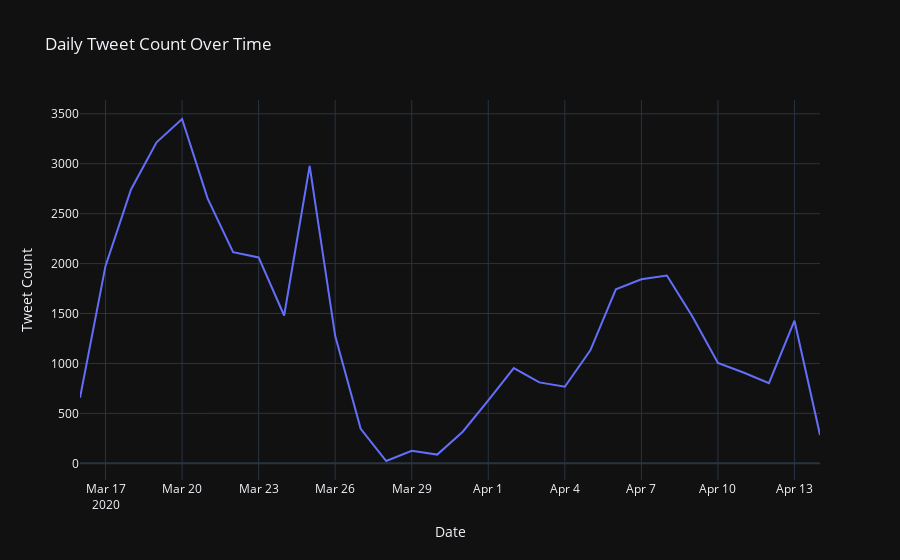

Here is the notebook cell this chart was saved with:
### Code cell
train_df['TweetAt'] = pd.to_datetime(train_df['TweetAt'])

tweet_counts = train_df.groupby('TweetAt').size().reset_index(name='TweetCount')

fig = px.line(tweet_counts, x='TweetAt', y='TweetCount', title='Daily Tweet Count Over Time')

fig.update_layout(
    xaxis_title='Date',
    yaxis_title='Tweet Count',
    template='plotly_dark'  
)

fig.show()

### Figure 1 — Plotly figure (JSON) as saved in the notebook; plotly's stock layout.template omitted (floating-point values rounded to 4 significant figures)
{"data": [{"hovertemplate": "TweetAt=%{x}<br>TweetCount=%{y}<extra></extra>", "legendgroup": "", "line": {"color": "#636efa", "dash": "solid"}, "marker": {"symbol": "circle"}, "mode": "lines", "name": "", "orientation": "v", "showlegend": false, "type": "scatter", "x": ["2020-03-16T00:00:00", "2020-03-17T00:00:00", "2020-03-18T00:00:00", "2020-03-19T00:00:00", "2020-03-20T00:00:00", "2020-03-21T00:00:00", "2020-03-22T00:00:00", "2020-03-23T00:00:00", "2020-03-24T00:00:00", "2020-03-25T00:00:00", "2020-03-26T00:00:00", "2020-03-27T00:00:00", "2020-03-28T00:00:00", "2020-03-29T00:00:00", "2020-03-30T00:00:00", "2020-03-31T00:00:00", "2020-04-01T00:00:00", "2020-04-02T00:00:00", "2020-04-03T00:00:00", "2020-04-04T00:00:00", "2020-04-05T00:00:00", "2020-04-06T00:00:00", "2020-04-07T00:00:00", "2020-04-08T00:00:00", "2020-04-09T00:00:00", "2020-04-10T00:00:00", "2020-04-11T00:00:00", "2020-04-12T00:00:00", "2020-04-13T00:00:00", "2020-04-14T00:00:00"], "xaxis": "x", "y": [656, 1977, 2742, 3215, 3448, 2653, 2114, 2062, 1480, 2979, 1277, 345, 23, 125, 87, 316, 630, 954, 810, 767, 1131, 1742, 1843, 1881, 1471, 1005, 909, 803, 1428, 284], "yaxis": "y"}], "layout": {"legend": {"tracegroupgap": 0}, "title": {"text": "Daily Tweet Count Over Time"}, "xaxis": {"anchor": "y", "domain": [0, 1], "title": {"text": "Date"}}, "yaxis": {"anchor": "x", "domain": [0, 1], "title": {"text": "Tweet Count"}}}}
